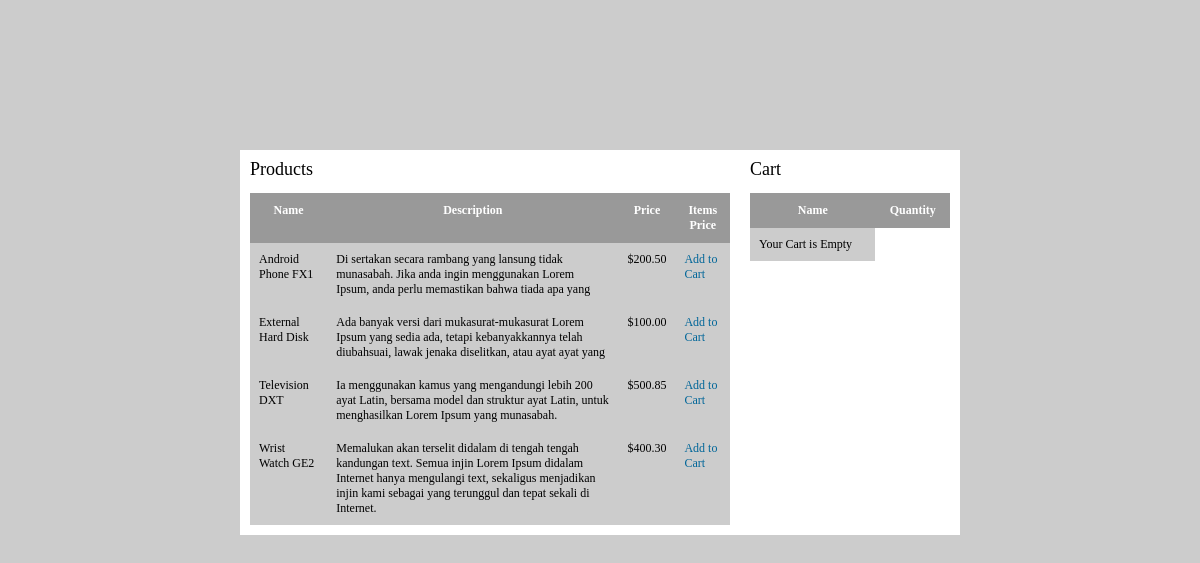
The page / on the database its author committed.
### tables this page shows
CREATE TABLE IF NOT EXISTS `products` (
`id` int(11) NOT NULL,
  `product_code` varchar(60) NOT NULL,
  `name` varchar(60) NOT NULL,
  `description` tinytext NOT NULL,
  `product_img_name` varchar(60) NOT NULL,
  `price` decimal(10,2) NOT NULL
);

### product.php (the view, shortened to what this page needs)
<h1>Products</h1>
<table>
	<tr>
    	<th>Name</th>
        <th>Description</th>
        <th>Price</th>
        <th>Items Price</th>
	</tr>
    <?php
	$query = mysqli_query($con,"SELECT * FROM products ORDER BY name ASC");
	while($row=mysqli_fetch_assoc($query)){
	?>
    <tr>
    	<td><?php echo $row['name']; ?></td>
        <td><?php echo $row['description']; ?></td>
        <td><?php echo "$" . $row['price']; ?></td>
        <td><a href="index.php?page=product&action=add&id=<?php echo $row['id']; ?>">Add to Cart</a></td>
    </tr>
    <?php
	}
	?>
</table>

### index.php (shortened to what this page needs)
<?php
require("db/db.php");
if(isset($_GET['page'])){
	$pages=array("product","cart");
	if(in_array($_GET['page'],$pages)){
		$page=$_GET['page'];
	}else{
		$page="product";
	}
}else{
	$page="product";
}
?>
<html>
<head>
<link href="css/reset.css" rel="stylesheet" type="text/css">
<link href="css/style.css" rel="stylesheet" type="text/css">
</head>
<body>
<div id="container">
      <div id="main">
        <?php require($page . ".php"); ?>
      </div>
      <div id="sidebar">
        <h1>Cart</h1>
        <table>
        	<tr>
            	<th>Name</th>
                <th>Quantity</th>
            </tr>
        <?php
				if(isset($_SESSION['cart'])){
					$sql = "SELECT * FROM products WHERE id IN(";
					foreach($_SESSION['cart'] as $id => $value){
						$sql .=$id. ",";
					}
					$sql=substr($sql,0,-1).") ORDER BY id ASC";
					$query = mysqli_query($con, $sql);
					if(!empty($query)){
						while($row = mysqli_fetch_array($query)){
			?>
            <tr>
        		<td><?php echo $row['name']; ?></td><td><?php echo $_SESSION['cart'][$row['id']]['quantity']; ?></td>
			</tr>
        	<?php
					}
					}else{
			?>
					<tr><td colspan="3"><?php echo "<i>Your cart is empty."; ?></td></tr>
            <?php
				}
			?>
        <tr><td colspan="3"><a href="index.php?page=cart">Go To Cart</a></td></tr>
        <?php
				}else{
		?>
				<tr><td><?php echo "Your Cart is Empty"; ?></td></tr>
        <?php
				}
		?>
        </table>
  </div>
</div>
</body>
</html>

### css/style.css (style rules this page uses)
body { font:Verdana; font-size:12px; background:#CCC; }
#container { width:700px; margin:150px auto; padding:10px; background-color:#FFF; overflow:hidden; }
#main { width:450px auto; float:left; }
#sidebar { width:200px; float:right; }
a { color:#069; text-decoration:none; }
h1, h2 { margin-bottom:15px; }
h1 { font-size:18px; }
#main table { width:480px; overflow:hidden; }
#sidebar table { width:200px; overflow:hidden; }
#main table th, #sidebar table th { padding:10px; background-color:#999; color:#FFF; text-align:center; font-weight:bold; }
#main table td, #sidebar table td { padding:9px; }
#main tr, #sidebar tr { background-color:#CCC; }

### rows shown on the page
products: name "Android Phone FX1", description "Di sertakan secara rambang yang lansung tidak munasabah. Jika anda ingin menggunakan Lorem Ipsum, anda perlu memastikan bahwa tiada apa yang", price "200.50"
products: name "External Hard Disk", description "Ada banyak versi dari mukasurat-mukasurat Lorem Ipsum yang sedia ada, tetapi kebanyakkannya telah diubahsuai, lawak jenaka diselitkan, atau ayat ayat yang", price "100.00"
products: name "Television DXT", description "Ia menggunakan kamus yang mengandungi lebih 200 ayat Latin, bersama model dan struktur ayat Latin, untuk menghasilkan Lorem Ipsum yang munasabah.", price "500.85"
products: name "Wrist Watch GE2", description "Memalukan akan terselit didalam di tengah tengah kandungan text. Semua injin Lorem Ipsum didalam Internet hanya mengulangi text, sekaligus menjadikan injin kami sebagai yang terunggul dan tepat sekali di Internet.", price "400.30"
